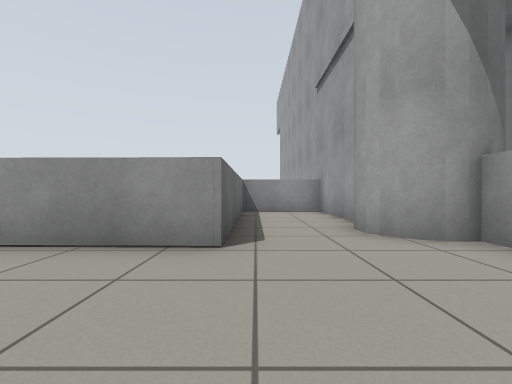
[1] (above)

20 first-person views from a walk through a robot-simulator world made for Gazebo. The camera is 0.63 m above the floor, looks level and sees 85° across. The floor is counted in squares, 1 m on a side. Each view is taken from the middle of a square. On the plan, view 1 faces up. The plan holds only what a view shows up to about 9 squares ahead; the rest is blank. The place goes on beyond the plan.

[2]
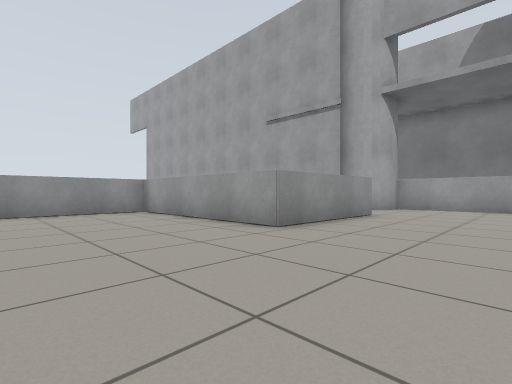

[3]
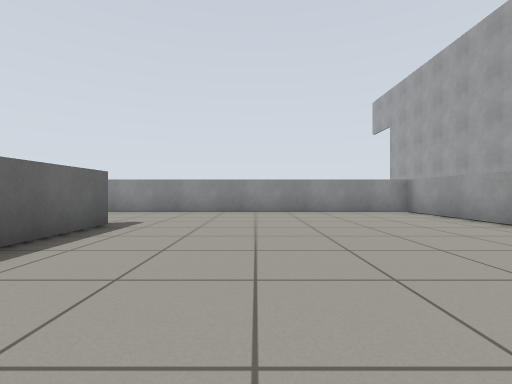

[4]
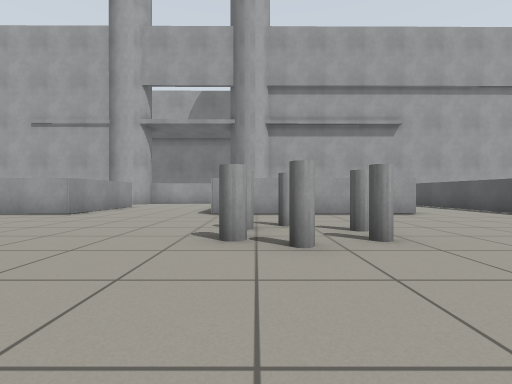

[5]
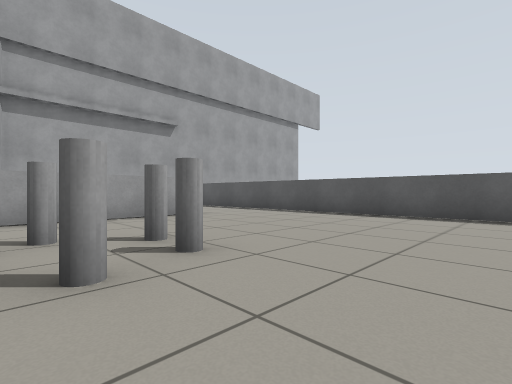

[6]
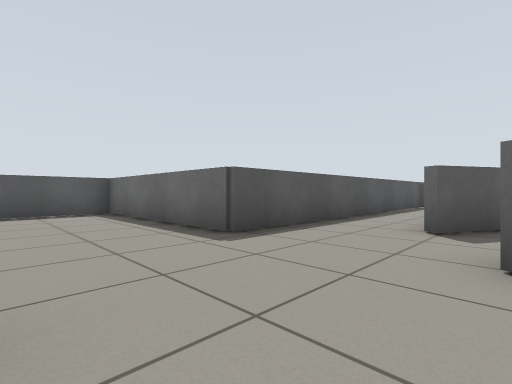

[7]
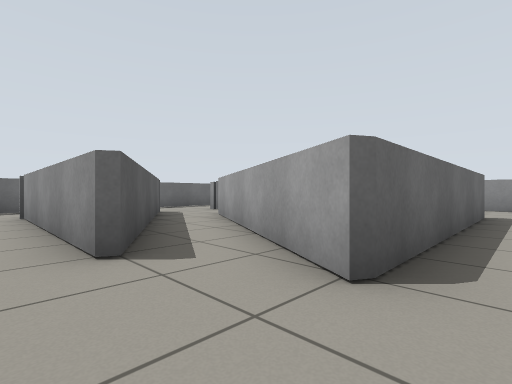

[8]
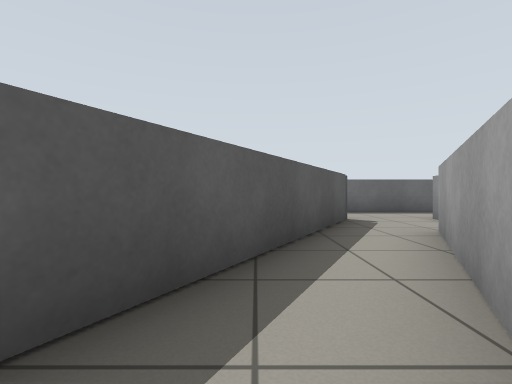

[9]
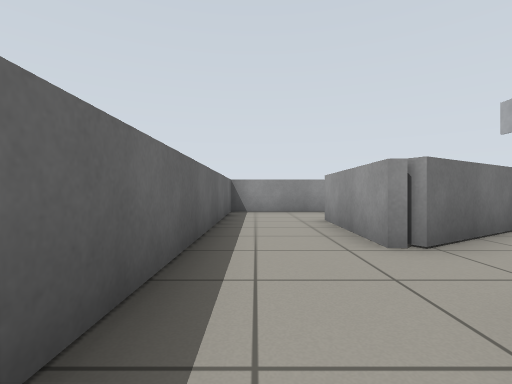

[10]
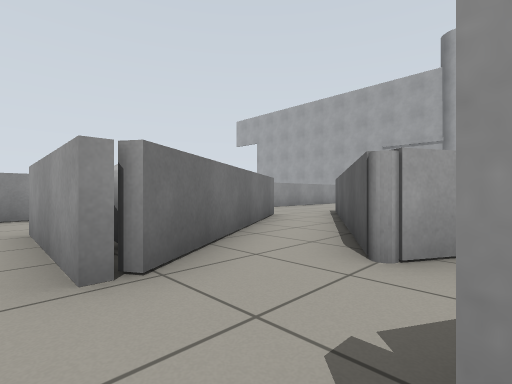

[11]
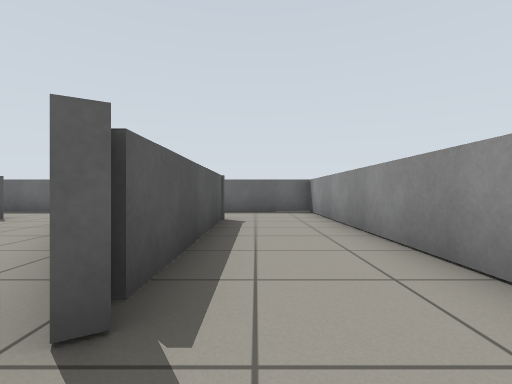

[12]
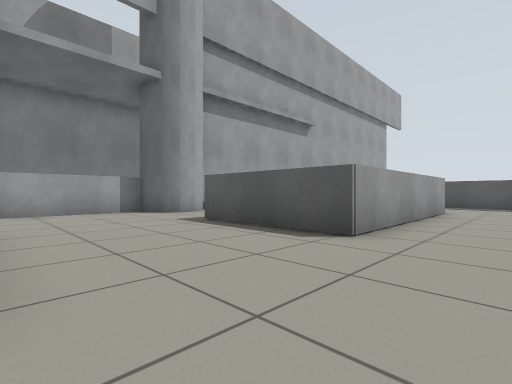

[13]
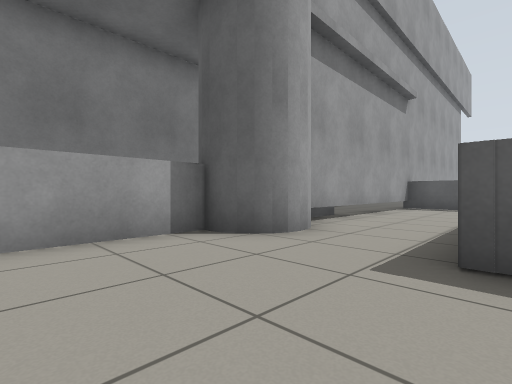

[14]
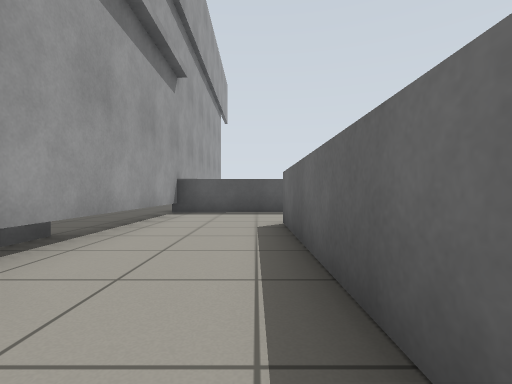

[15]
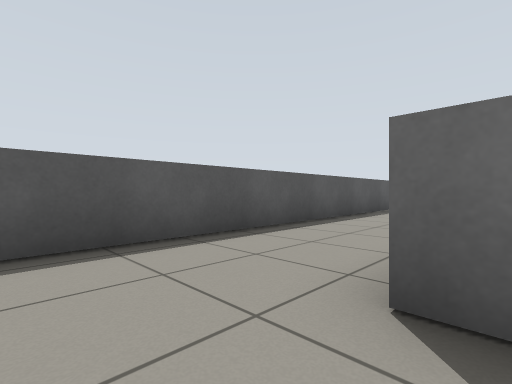

[16]
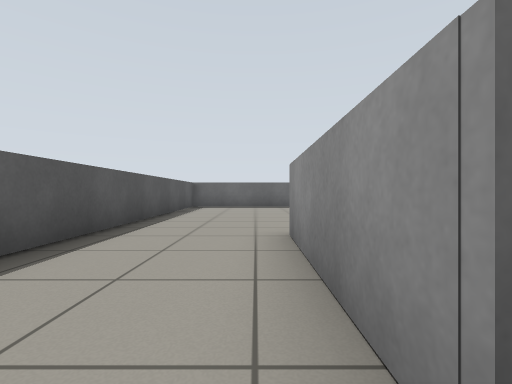

[17]
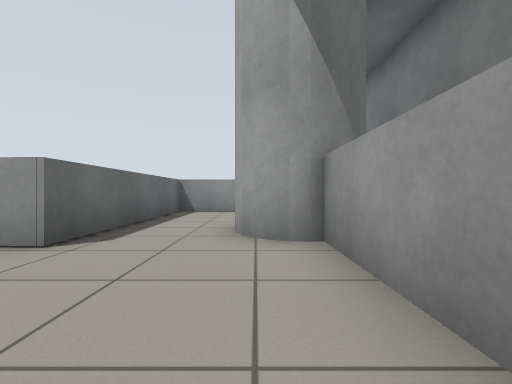

[18]
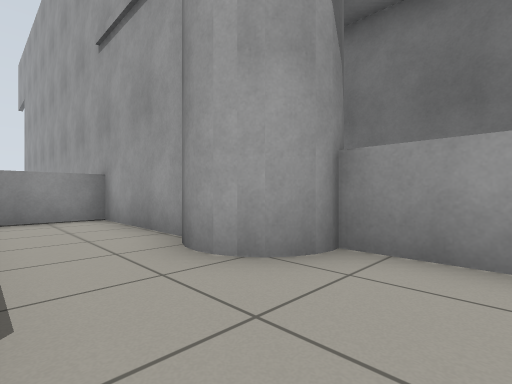

[19]
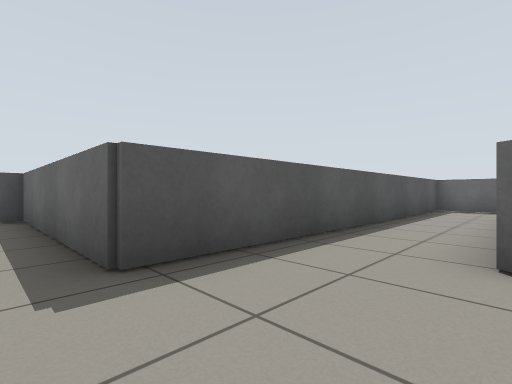

[20]
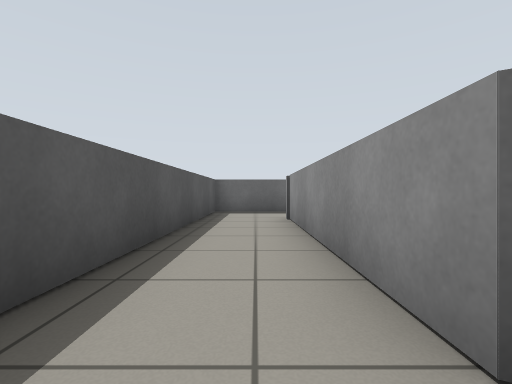

### Floor plan
Key: @ floor where view 1 was taken; # wall or solid block; . floor; P grey pole; C grey cylinder; B grey ball; T thing the floor can be seen under or through.
Columns run from 22 left of view 1 to 4 right of it. Each row starts with its distance up from view 1.
 11                         #
 10                         #
  9 ###################  ####
  8 #.................#  #..#
  7 #.................#  #..#
  6 #.. ## #..........#  #..#
  5 #.. B##..##.......#  #..#
  4 #..B#...# #.......#  #..PPP
  3 #.....##  #.......####...#
  2 #....C    #..............#
  1 #..#..##  #..............#
  0 #.  ##..# #...........@..#
 -1 #     #...#.......####..PP
 -2 #..### ##....CCC..#  #..P
 -3 #..............C..#  #...T
 -4 #.............CC..#  #...T
 -5 ###########.......#  #...T
 -6           #.......####...T.
 -7           #..............T.
 -8           #..............T.
 -9           #..............T.
-10           ###############

Positions as (right, up) in squares from view 1, and headings:
1: (0, 0), facing up
2: (-8, 0), facing up-right
3: (-9, 0), facing up
4: (-12, -2), facing right
5: (-11, -2), facing down-right
6: (-9, -1), facing down-left
7: (-11, -3), facing up-left
8: (-13, -1), facing left
9: (-21, 0), facing up
10: (-20, 1), facing up-right
11: (-13, 7), facing left
12: (-6, 3), facing down-right
13: (-1, 2), facing down-right
14: (0, -1), facing down
15: (1, -6), facing down-left
16: (0, -7), facing left
17: (2, 0), facing up
18: (0, 2), facing up-right
19: (-11, -2), facing down-left
20: (-13, -3), facing left
